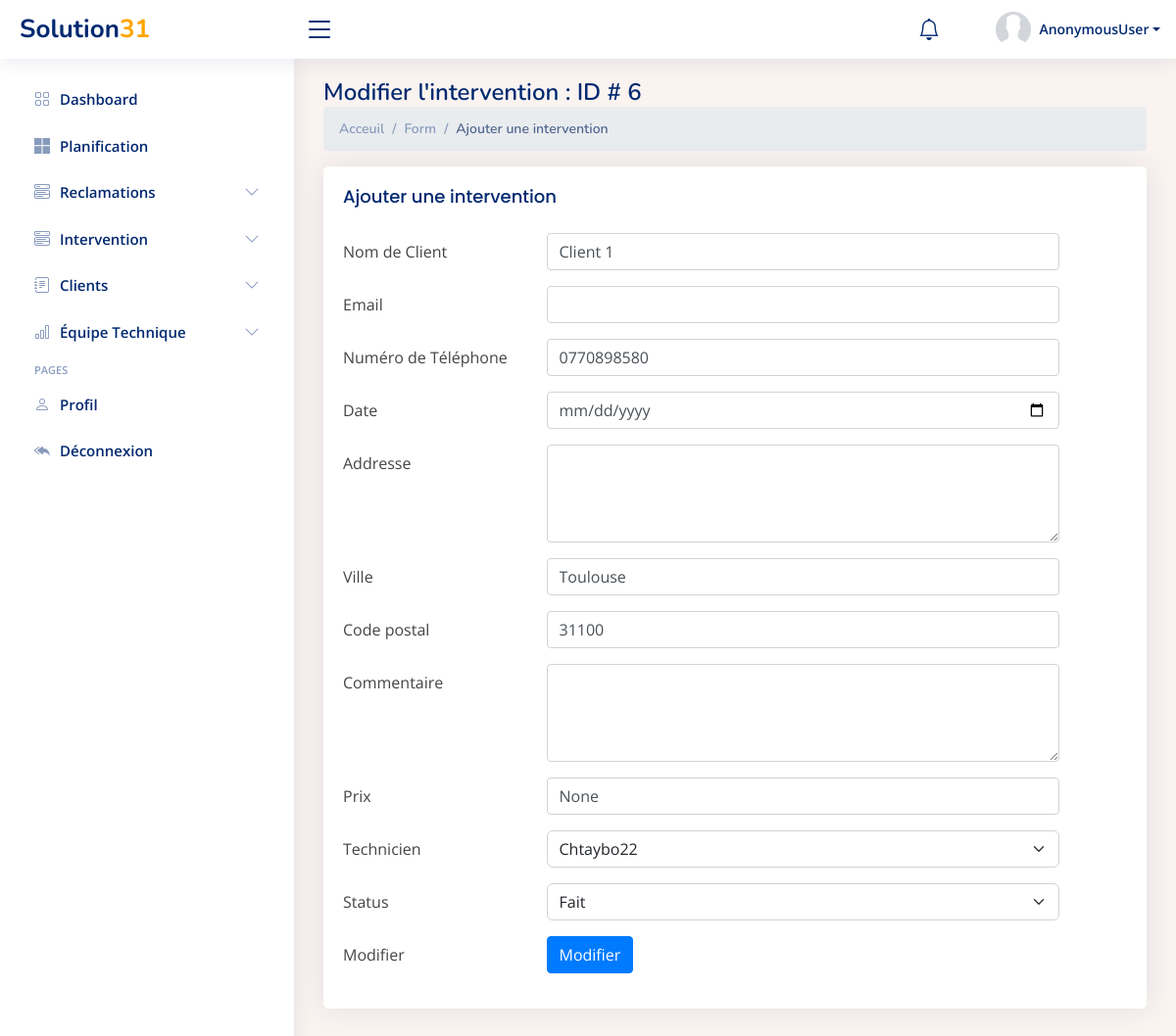
Screenshot of /interventions/Editer/6 with the database file from the repository.
### Dashboard/models.py (models this page shows, shortened)
class Intervention(models.Model):
    Date_Ajouté = models.DateTimeField(auto_now_add=True)
    Nom_Client= models.CharField(max_length=100, blank=False , null=False)
    Numéro = models.CharField(max_length=100, blank=False , null=False)
    Ville = models.CharField(max_length=100, blank=False , null=False)
    Date=models.DateField(null=True,blank=True)
    Address = models.CharField(max_length=100, blank=False , null=False)
    Code_postal = models.IntegerField()
    Par= models.ForeignKey(UserProfile, on_delete=models.SET_NULL, null=True, blank=True, )
    technicien = models.ForeignKey(Technicien, on_delete=models.SET_NULL, null=True, blank=True)
    reclamation = models.ForeignKey(Reclamation, on_delete=models.SET_NULL, null=True, blank=True)
    Commentaire = models.CharField(max_length=500, blank=True, null=True)
    Prix = models.IntegerField(blank=True, null=True)
    Status = models.CharField(max_length=500,choices=CHOICES, default='en attendant', blank=True, null=True)
    valeur =models.IntegerField(default=1)

### Dashboard/views.py (the view)
# urls.py: path('interventions/Editer/<int:inter_id>', Edit_intervention, name='Edit_intervention'),
def Edit_intervention(request,inter_id):
    intervention = Intervention.objects.get(pk=inter_id)
    if request.method == 'POST':
        form = InterventionForm(request.POST, instance=intervention)
        if form.is_valid():
            intervention = form.save(commit=False)
            intervention.status = request.POST.get('status')
            form.save()
            return redirect('list_interventions_enattente')
    else:
        form = InterventionForm(instance=intervention)
    techs = UserProfile.objects.all()
    context ={'int':intervention, 'form':form  , 'techs': techs}
    return render(request,'Dashboard/Edit_intervention.html' ,context)

### Dashboard/forms.py
class InterventionForm(forms.ModelForm):
    CHOICES = (
        ('Fait', 'Fait'),
        ('en attendant', 'en attendant'),
        ('annulée', 'annulée'),
    )
    Status = forms.CharField(widget=forms.Select(choices=CHOICES))
    class Meta :
        model = Intervention
        fields = ['Nom_Client', 'Numéro', 'Ville', 'Date','Address','Code_postal','Commentaire','Prix','Par',]

### Dashboard/models.py (called while the page is built)
    def __str__(self):
        return self.user.username

### Dashboard/templates/Dashboard/Edit_intervention.html (shortened to what this page needs)
{% extends 'Dashboard/main.html' %}
{% block content %}
  <main id="main" class="main">
    <div class="pagetitle">
      <h1> Modifier l'intervention : ID # {{int.id}}</h1>
      <nav>
        <ol class="breadcrumb">
          <li class="breadcrumb-item"><a href="index.html">Acceuil</a></li>
          <li class="breadcrumb-item">Form</li>
          <li class="breadcrumb-item active">Ajouter une intervention</li>
        </ol>
      </nav>
    </div>
    <section class="section">
      <div class="row">
        <div class="col-lg-12">
          <div class="card">
            <div class="card-body">
              <h5 class="card-title">Ajouter une intervention</h5>
              <form method="POST"   action="{% url 'Edit_intervention' int.id %}"  >
                <div class="row mb-3">
                  <label  class="col-sm-3 col-form-label">Nom de Client</label>
                  <div class="col-sm-8">
                    <input type="text"  value="{{int.Nom_Client}}" name="Nom_Client" class="form-control">
                  </div>
                </div>
                <div class="row mb-3">
                  <label  class="col-sm-3 col-form-label">Email</label>
                  <div class="col-sm-8">
                    <input type="email" value="{{int.Email}}" name="Email" class="form-control">
                  </div>
                </div>
                <div class="row mb-3">
                  <label class="col-sm-3 col-form-label">Numéro de Téléphone</label>
                  <div class="col-sm-8">
                    <input type="text" value="{{int.Numéro}}" name="Numéro" class="form-control">
                  </div>
                </div>
                <div class="row mb-3">
                  <label class="col-sm-3 col-form-label">Date</label>
                  <div class="col-sm-8">
                    <input type="date"  value="{{int.Date}}" name="Date"  class="form-control">
                  </div>
                </div>
                <div class="row mb-3">
                  <label  class="col-sm-3 col-form-label">Addresse</label>
                  <div class="col-sm-8">
                    <textarea class="form-control"  value="{{int.Address}}" name="Address" style="height: 100px"></textarea>
                  </div>
                </div>
                <div class="row mb-3">
                  <label class="col-sm-3 col-form-label">Ville</label>
                  <div class="col-sm-8">
                    <input type="text"  name="Ville" value="{{int.Ville}}" class="form-control">
                  </div>
                </div>
                <div class="row mb-3">
                  <label class="col-sm-3 col-form-label">Code postal</label>
                  <div class="col-sm-8">
                    <input type="text"  value="{{int.Code_postal}}" name="Code_postal" class="form-control">
                  </div>
                </div>
                <div class="row mb-3">
                  <label  class="col-sm-3 col-form-label">Commentaire</label>
                  <div class="col-sm-8">
                    <textarea class="form-control"  value="{{int.Commentaire}}" name="Commentaire" style="height: 100px"></textarea>
                  </div>
                </div>
                <div class="row mb-3">
                  <label class="col-sm-3 col-form-label">Prix</label>
                  <div class="col-sm-8">
                    <input type="text"  name="Prix" value="{{int.Prix}}" class="form-control">
                  </div>
                </div>
                <div class="row mb-3">
                  <label class="col-sm-3 col-form-label">Technicien</label>
                  <div class="col-sm-8">
                    <select name="Par" class="form-select" aria-label="Default select example">
                      {% for tech in techs %}
                      <option value="{{tech.id}}"  value="{{int.Par}}" name="Par">{{tech.user.username}} </option>
                      {% endfor %}
                    </select>
                  </div>
                </div>
                <div class="row mb-3">
                  <label class="col-sm-3 col-form-label">Status</label>
                  <div class="col-sm-8">
                    <select class="form-select"  value="{{int.Status}}" name="Status" aria-label="Default select example">
                      <option selected value="Fait" name="Status"  >Fait</option>
                    </select>
                  </div>
                </div>
                <div class="row mb-3">
                  <label class="col-sm-3 col-form-label"> Modifier</label>
                  <div class="col-sm-8">
                    <button type="submit" class="btn btn-primary">Modifier</button>
                  </div>
                </div>
              </form>
            </div>
          </div>
        </div>
      </div>
    </section>
  </main>
{% endblock content %}

### Dashboard/static/Dashboard/assets/css/main.css (style rules this page uses)
:root { --fc-daygrid-event-dot-width: 8px; }
:root { --fc-list-event-dot-width: 10px; --fc-list-event-hover-bg-color: #f5f5f5; }

### Dashboard/static/Dashboard/assets/css/style.css (style rules this page uses)
:root { scroll-behavior: smooth; }
body { font-family: "Open Sans", sans-serif; background: #f6f9ff; color: #444444; }
a { color: #4154f1; text-decoration: none; }
h1, h2, h3, h4, h5, h6 { font-family: "Nunito", sans-serif; }
#main { margin-top: 60px; padding: 20px 30px; transition: all 0.3s; }
.pagetitle { margin-bottom: 10px; }
.pagetitle h1 { font-size: 24px; margin-bottom: 0; font-weight: 600; color: #012970; }
.card { margin-bottom: 30px; border: none; border-radius: 5px; box-shadow: 0px 0 30px rgba(1, 41, 112, 0.1); }
.card-title { padding: 20px 0 15px 0; font-size: 18px; font-weight: 500; color: #012970; font-family: "Poppins", sans-serif; }
.card-body { padding: 0 20px 20px 20px; }
.breadcrumb { font-size: 14px; font-family: "Nunito", sans-serif; color: #899bbd; font-weight: 600; }
.breadcrumb a { color: #899bbd; transition: 0.3s; }
.breadcrumb .breadcrumb-item::before { color: #899bbd; }
.breadcrumb .active { color: #51678f; font-weight: 600; }
@media (min-width: 1200px) { #main, #footer { margin-left: 300px; } }

### rows the page displays
Intervention: id "6", Nom_Client "Client 1", Numéro "0770898580", Ville "Toulouse", Code_postal "31100", Prix "None", Status "Fait"

### other values shown
{{ request.user }} "AnonymousUser"
form field Par "Chtaybo22"
